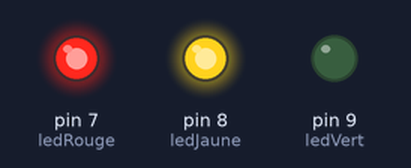
This sketch was run on a simulated Arduino Uno, built with avr-gcc and run on an emulated ATmega328P. Parts: output pins drawn as LEDs (lit = HIGH).

Above: at 0.5 s.
At 1.5 s:
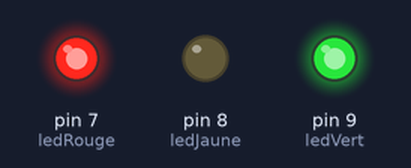
At 5.5 s:
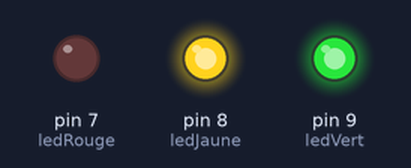
Timing chart, 0 to 6.9 s (numbered marks = the images above):
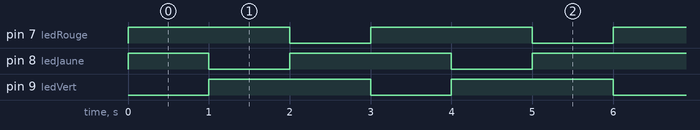

The sketch:

Clignote_3_DEL.ino
```cpp
int ledVert = 9;
int ledJaune = 8;
int ledRouge = 7;
// the setup function runs once when you press reset or power the board
void setup() {
  // initialize digital pin 13 as an output.
  pinMode(ledRouge, OUTPUT);
  pinMode(ledJaune, OUTPUT);
  pinMode(ledVert, OUTPUT);
}

// the loop function runs over and over again forever
void loop() {

  digitalWrite(ledJaune, HIGH);
  digitalWrite(ledRouge, HIGH);
  digitalWrite(ledVert, LOW);   // turn the LED on (HIGH is the voltage level)
  delay(1000);              // wait for a second
  digitalWrite(ledVert, HIGH);    // turn the LED off by making the voltage LOW
  //delay(1000);
  digitalWrite(ledJaune, LOW);   // turn the LED on (HIGH is the voltage level)
  delay(1000);              // wait for a second
  digitalWrite(ledJaune, HIGH);    // turn the LED off by making the voltage LOW
  //delay(1000);
  digitalWrite(ledRouge, LOW);   // turn the LED on (HIGH is the voltage level)
  delay(1000);              // wait for a second
  digitalWrite(ledRouge, HIGH);    // turn the LED off by making the voltage LOW
  //delay(1000);              // wait for a second

}
```

Measured:
- by itself, pin 7 (ledRouge), pin 9 (ledVert): alternates HIGH for 2.0 s and LOW for 1.0 s
- by itself, pin 8 (ledJaune): repeats every 3.0 s: LOW 1.0 s, HIGH 2.0 s
- by itself, everything shown: repeats every 3.0 s, in 4 steps
